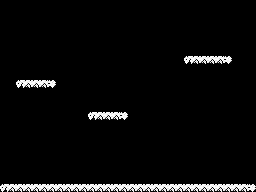

This is a level from a 2D game, rendered from its Tiled map with the project's own tilesets. A one-line summary and the complete map file follow:
An orthogonal 32x24 tile map with 8x8 px tiles, 1 tile layer (Capa de patrones 1).

<map version="1.8" tiledversion="1.8.5" orientation="orthogonal" renderorder="right-down" width="32" height="24" tilewidth="8" tileheight="8" infinite="0" nextlayerid="2" nextobjectid="1">
 <tileset firstgid="1" source="suelo.tsx" />
 <layer id="1" name="Capa de patrones 1" width="32" height="24">
  <data encoding="csv">
0,0,0,0,0,0,0,0,0,0,0,0,0,0,0,0,0,0,0,0,0,0,0,0,0,0,0,0,0,0,0,0,
0,0,0,0,0,0,0,0,0,0,0,0,0,0,0,0,0,0,0,0,0,0,0,0,0,0,0,0,0,0,0,0,
0,0,0,0,0,0,0,0,0,0,0,0,0,0,0,0,0,0,0,0,0,0,0,0,0,0,0,0,0,0,0,0,
0,0,0,0,0,0,0,0,0,0,0,0,0,0,0,0,0,0,0,0,0,0,0,0,0,0,0,0,0,0,0,0,
0,0,0,0,0,0,0,0,0,0,0,0,0,0,0,0,0,0,0,0,0,0,0,0,0,0,0,0,0,0,0,0,
0,0,0,0,0,0,0,0,0,0,0,0,0,0,0,0,0,0,0,0,0,0,0,0,0,0,0,0,0,0,0,0,
0,0,0,0,0,0,0,0,0,0,0,0,0,0,0,0,0,0,0,0,0,0,0,0,0,0,0,0,0,0,0,0,
0,0,0,0,0,0,0,0,0,0,0,0,0,0,0,0,0,0,0,0,0,0,0,1,2,2,2,2,3,0,0,0,
0,0,0,0,0,0,0,0,0,0,0,0,0,0,0,0,0,0,0,0,0,0,0,0,0,0,0,0,0,0,0,0,
0,0,0,0,0,0,0,0,0,0,0,0,0,0,0,0,0,0,0,0,0,0,0,0,0,0,0,0,0,0,0,0,
0,0,1,2,2,2,3,0,0,0,0,0,0,0,0,0,0,0,0,0,0,0,0,0,0,0,0,0,0,0,0,0,
0,0,0,0,0,0,0,0,0,0,0,0,0,0,0,0,0,0,0,0,0,0,0,0,0,0,0,0,0,0,0,0,
0,0,0,0,0,0,0,0,0,0,0,0,0,0,0,0,0,0,0,0,0,0,0,0,0,0,0,0,0,0,0,0,
0,0,0,0,0,0,0,0,0,0,0,0,0,0,0,0,0,0,0,0,0,0,0,0,0,0,0,0,0,0,0,0,
0,0,0,0,0,0,0,0,0,0,0,1,2,2,2,3,0,0,0,0,0,0,0,0,0,0,0,0,0,0,0,0,
0,0,0,0,0,0,0,0,0,0,0,0,0,0,0,0,0,0,0,0,0,0,0,0,0,0,0,0,0,0,0,0,
0,0,0,0,0,0,0,0,0,0,0,0,0,0,0,0,0,0,0,0,0,0,0,0,0,0,0,0,0,0,0,0,
0,0,0,0,0,0,0,0,0,0,0,0,0,0,0,0,0,0,0,0,0,0,0,0,0,0,0,0,0,0,0,0,
0,0,0,0,0,0,0,0,0,0,0,0,0,0,0,0,0,0,0,0,0,0,0,0,0,0,0,0,0,0,0,0,
0,0,0,0,0,0,0,0,0,0,0,0,0,0,0,0,0,0,0,0,0,0,0,0,0,0,0,0,0,0,0,0,
0,0,0,0,0,0,0,0,0,0,0,0,0,0,0,0,0,0,0,0,0,0,0,0,0,0,0,0,0,0,0,0,
0,0,0,0,0,0,0,0,0,0,0,0,0,0,0,0,0,0,0,0,0,0,0,0,0,0,0,0,0,0,0,0,
0,0,0,0,0,0,0,0,0,0,0,0,0,0,0,0,0,0,0,0,0,0,0,0,0,0,0,0,0,0,0,0,
1,2,2,2,2,2,2,2,2,2,2,2,2,2,2,2,2,2,2,2,2,2,2,2,2,2,2,2,2,2,2,3
</data>
 </layer>
</map>
